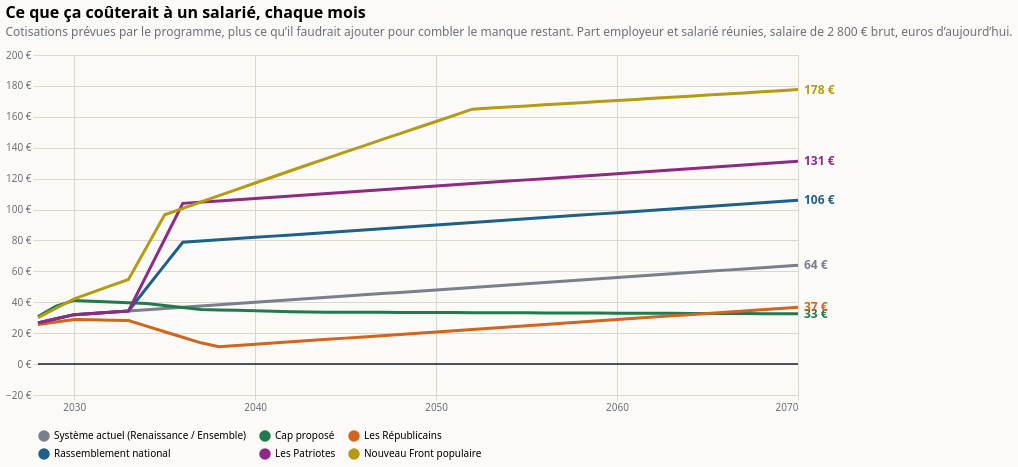

Vega-Lite specification for this chart:
### Vega-Lite specification from a JSON file in a GitHub repository (floating-point values rounded to 4 significant figures; data arrays with more than 128 entries replaced by an {"elided": "..."} marker saying what was removed)
{"$schema": "https://vega.github.io/schema/vega-lite/v6.json", "title": {"text": "Ce que ça coûterait à un salarié, chaque mois", "subtitle": "Cotisations prévues par le programme, plus ce qu’il faudrait ajouter pour combler le manque restant. Part employeur et salarié réunies, salaire de 2 800 € brut, euros d’aujourd’hui.", "anchor": "start", "fontSize": 16, "subtitleColor": "#6b6f7b", "subtitlePadding": 6, "offset": 12}, "background": "#fbfaf7", "config": {"font": "system-ui, sans-serif", "axis": {"gridColor": "#d9d6cf", "labelColor": "#6b6f7b", "domain": false, "tickColor": "#d9d6cf"}, "legend": {"orient": "bottom", "columns": 3, "labelLimit": 400, "symbolOpacity": 1}, "view": {"stroke": null}}, "width": 760, "height": 340, "data": {"values": {"elided": "258 records"}}, "encoding": {"x": {"field": "annee", "type": "quantitative", "scale": {"domain": [2028, 2070]}, "axis": {"format": "d", "title": null, "values": [2030, 2040, 2050, 2060, 2070]}}, "y": {"field": "valeur", "type": "quantitative", "scale": {"zero": true, "padding": 12}, "axis": {"title": null, "labelExpr": "replace(format(datum.value, ',.0f'), ',', ' ') + ' €'", "tickCount": 7}}, "color": {"field": "programme", "type": "nominal", "title": null, "sort": ["Système actuel (Renaissance / Ensemble)", "Cap proposé", "Les Républicains", "Rassemblement national", "Les Patriotes", "Nouveau Front populaire"], "scale": {"domain": ["Système actuel (Renaissance / Ensemble)", "Cap proposé", "Les Républicains", "Rassemblement national", "Les Patriotes", "Nouveau Front populaire"], "range": ["#7a7f8c", "#1f7a4d", "#d1641f", "#1f5f8b", "#8e2a84", "#b59a12"]}, "legend": {"orient": "bottom", "columns": 3, "labelLimit": 760}}}, "layer": [{"mark": {"type": "line", "strokeWidth": 3}}, {"data": {"values": [{"y": 0}]}, "mark": {"type": "rule", "strokeWidth": 1.5}, "encoding": {"x": {"value": 0}, "x2": {"value": 760}, "y": {"field": "y", "type": "quantitative"}, "color": {"value": "#1b1f2a"}}}, {"data": {"values": [{"annee": 2070, "programme": "Système actuel (Renaissance / Ensemble)", "valeur": 64.0, "etiquette": "64 €"}, {"annee": 2070, "programme": "Cap proposé", "valeur": 32.56, "etiquette": "33 €"}, {"annee": 2070, "programme": "Les Républicains", "valeur": 36.8, "etiquette": "37 €"}, {"annee": 2070, "programme": "Rassemblement national", "valeur": 106.0, "etiquette": "106 €"}, {"annee": 2070, "programme": "Les Patriotes", "valeur": 131.2, "etiquette": "131 €"}, {"annee": 2070, "programme": "Nouveau Front populaire", "valeur": 177.6, "etiquette": "178 €"}]}, "mark": {"type": "text", "align": "left", "dx": 6, "fontSize": 12, "fontWeight": "bold"}, "encoding": {"text": {"field": "etiquette"}}}]}
